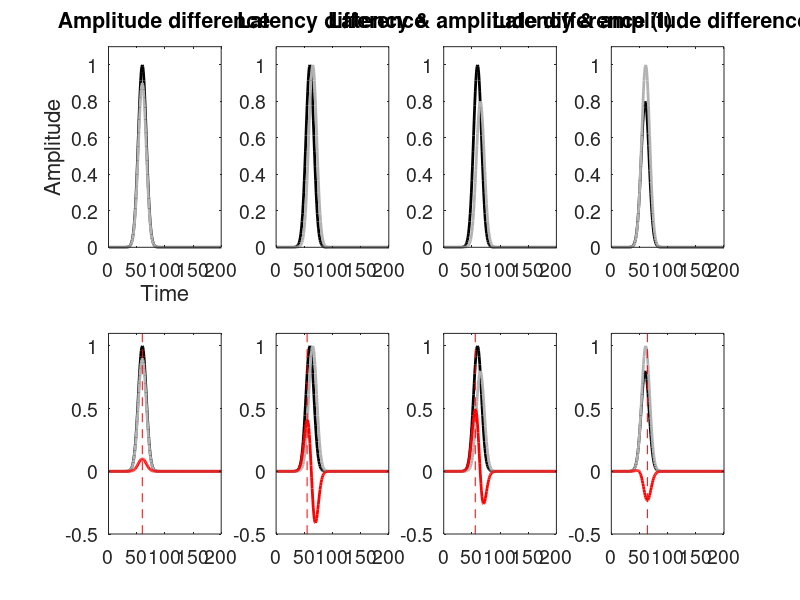

Recreate this plot in MATLAB.
%% fake_erp_differences
% This script illustrates the relationship between 2 ERP conditions and
% their difference in different situations, using fake data.
% Copyright (C) 2016 Guillaume Rousselet - University of Glasgow

% This program is free software: you can redistribute it and/or modify
% it under the terms of the GNU General Public License as published by
% the Free Software Foundation, either version 3 of the License, or
% any later version.

stdev = 10;
maxHalfSize = stdev * 3; %cuts the gaussian after 3 * stdev
[y,x] = meshgrid(-maxHalfSize:maxHalfSize, -maxHalfSize:maxHalfSize);
gauss = exp(-(x.^2/stdev^2)-(y.^2/stdev^2));
clear x y
gauss = gauss(31,:);

stdev = 17;
maxHalfSize = stdev * 3; %cuts the gaussian after 3 * stdev
[y,x] = meshgrid(-maxHalfSize:maxHalfSize, -maxHalfSize:maxHalfSize);
gauss_tmp = exp(-(x.^2/stdev^2)-(y.^2/stdev^2));
clear x y
gauss17 = gauss_tmp(round(size(gauss_tmp,1)/2),:);

%%

xf = 1:200;
htodo = zeros(length(xf),1);
ntp = length(gauss);
ntp17 = length(gauss17);

figure('Color','w','NumberTitle','off','Units','Normalized','Position',[0 0 1 .4])

% amplitude difference <<<<<<<<<<<<<<<<<<<<<<<<
subplot(2,4,1) 
hold on
title('Amplitude difference','FontSize',18)
gauss1 = htodo; ofs=30; gauss1(ofs:ntp+ofs-1) = gauss;
plot(xf,gauss1,'k','LineWidth',2)
gauss2 = htodo; ofs=30; gauss2(ofs:ntp+ofs-1) = gauss .* 0.9;
plot(xf,gauss2,'Color',[.7 .7 .7],'LineWidth',2)

subplot(2,4,1+4) 
hold on
gauss1 = htodo; ofs=30; gauss1(ofs:ntp+ofs-1) = gauss;
plot(xf,gauss1,'k','LineWidth',2)
gauss2 = htodo; ofs=30; gauss2(ofs:ntp+ofs-1) = gauss .* 0.9;
plot(xf,gauss2,'Color',[.7 .7 .7],'LineWidth',2)
diff = gauss1-gauss2;
plot(xf,diff,'r','LineWidth',2)
F = find(diff == max(diff));
plot([F F],[-2 2],'r--')

% latency difference <<<<<<<<<<<<<<<<<<<<<<<<
subplot(2,4,2) 
hold on
title('Latency difference','FontSize',18)
gauss1 = htodo; ofs=30; gauss1(ofs:ntp+ofs-1) = gauss;
plot(xf,gauss1,'k','LineWidth',2)
gauss2 = htodo; ofs=35; gauss2(ofs:ntp+ofs-1) = gauss;
plot(xf,gauss2,'Color',[.7 .7 .7],'LineWidth',2)

subplot(2,4,2+4) 
hold on
gauss1 = htodo; ofs=30; gauss1(ofs:ntp+ofs-1) = gauss;
plot(xf,gauss1,'k','LineWidth',2)
gauss2 = htodo; ofs=35; gauss2(ofs:ntp+ofs-1) = gauss;
plot(xf,gauss2,'Color',[.7 .7 .7],'LineWidth',2)
diff = gauss1-gauss2;
plot(xf,diff,'r','LineWidth',2)
F = find(diff == max(diff));
plot([F F],[-2 2],'r--')

% latency & amplitude difference (I) <<<<<<<<<<<<<<<<<<<<<<<<
subplot(2,4,3) 
hold on
title('Latency & amplitude difference (I)','FontSize',18)
gauss1 = htodo; ofs=30; gauss1(ofs:ntp+ofs-1) = gauss;
plot(xf,gauss1,'k','LineWidth',2)
gauss2 = htodo; ofs=35; gauss2(ofs:ntp+ofs-1) = gauss .* 0.8;
plot(xf,gauss2,'Color',[.7 .7 .7],'LineWidth',2)

subplot(2,4,3+4) 
hold on
gauss1 = htodo; ofs=30; gauss1(ofs:ntp+ofs-1) = gauss;
plot(xf,gauss1,'k','LineWidth',2)
gauss2 = htodo; ofs=35; gauss2(ofs:ntp+ofs-1) = gauss .* 0.8;
plot(xf,gauss2,'Color',[.7 .7 .7],'LineWidth',2)
diff = gauss1-gauss2;
plot(xf,diff,'r','LineWidth',2)
F = find(diff == max(diff));
plot([F F],[-2 2],'r--')

% latency & amplitude difference (II) <<<<<<<<<<<<<<<<<<<<<<<<
subplot(2,4,4) 
hold on
title('Latency & amplitude difference (II)','FontSize',18)
gauss1 = htodo; ofs=30; gauss1(ofs:ntp+ofs-1) = gauss .* 0.8;
plot(xf,gauss1,'k','LineWidth',2)
gauss2 = htodo; ofs=31; gauss2(ofs:ntp+ofs-1) = gauss;
plot(xf,gauss2,'Color',[.7 .7 .7],'LineWidth',2)

subplot(2,4,4+4) 
hold on
gauss1 = htodo; ofs=30; gauss1(ofs:ntp+ofs-1) = gauss.* 0.8;
plot(xf,gauss1,'k','LineWidth',2)
gauss2 = htodo; ofs=31; gauss2(ofs:ntp+ofs-1) = gauss;
plot(xf,gauss2,'Color',[.7 .7 .7],'LineWidth',2)
diff = gauss1-gauss2;
plot(xf,diff,'r','LineWidth',2)
F = find(diff == min(diff));
plot([F F],[-2 2],'r--')

for sub = 1:4
    subplot(2,4,sub)
   set(gca,'FontSize',14,'Layer','Top','YLim',[0 1.1],'XLim',[0 200])
   box on
   
   if sub == 1
      xlabel('Time','FontSize',16)
      ylabel('Amplitude','FontSize',16)
   end
   
    subplot(2,4,sub+4)
   set(gca,'FontSize',14,'Layer','Top','YLim',[-0.5 1.1],'XLim',[0 200])
   box on
end

